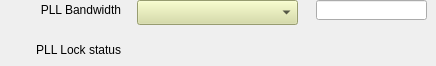
<?xml version="1.0" encoding="UTF-8"?>
<ui version="4.0">
 <class>Form</class>
 <widget class="QWidget" name="Form">
  <property name="geometry">
   <rect>
    <x>0</x>
    <y>0</y>
    <width>436</width>
    <height>66</height>
   </rect>
  </property>
  <property name="windowTitle">
   <string>Form</string>
  </property>
  <widget class="caMenu" name="camenu_3">
   <property name="geometry">
    <rect>
     <x>137</x>
     <y>0</y>
     <width>161</width>
     <height>25</height>
    </rect>
   </property>
   <property name="styleSheet">
    <string notr="true">background-color: rgb(212, 219, 157);</string>
   </property>
   <property name="channel" stdset="0">
    <string notr="true">$(SYS)-$(DEVICE):EvtClk-PLL-Bandwidth-Sel</string>
   </property>
  </widget>
  <widget class="caLineEdit" name="calineedit_13">
   <property name="geometry">
    <rect>
     <x>316</x>
     <y>0</y>
     <width>111</width>
     <height>20</height>
    </rect>
   </property>
   <property name="alignment">
    <set>Qt::AlignCenter</set>
   </property>
   <property name="channel" stdset="0">
    <string notr="true">$(SYS)-$(DEVICE):EvtClk-PLL-Bandwidth-RB</string>
   </property>
  </widget>
  <widget class="QLabel" name="label_6">
   <property name="geometry">
    <rect>
     <x>0</x>
     <y>0</y>
     <width>121</width>
     <height>20</height>
    </rect>
   </property>
   <property name="text">
    <string>PLL Bandwidth</string>
   </property>
   <property name="alignment">
    <set>Qt::AlignRight|Qt::AlignTrailing|Qt::AlignVCenter</set>
   </property>
  </widget>
  <widget class="QLabel" name="label_7">
   <property name="geometry">
    <rect>
     <x>0</x>
     <y>40</y>
     <width>121</width>
     <height>20</height>
    </rect>
   </property>
   <property name="text">
    <string>PLL Lock status</string>
   </property>
   <property name="alignment">
    <set>Qt::AlignRight|Qt::AlignTrailing|Qt::AlignVCenter</set>
   </property>
  </widget>
  <widget class="caLed" name="caled">
   <property name="geometry">
    <rect>
     <x>140</x>
     <y>40</y>
     <width>20</width>
     <height>20</height>
    </rect>
   </property>
   <property name="channel" stdset="0">
    <string notr="true">$(SYS)-$(DEVICE):EvtClk-PLL-Sts</string>
   </property>
   <property name="falseColor">
    <color>
     <red>200</red>
     <green>200</green>
     <blue>200</blue>
    </color>
   </property>
   <property name="trueColor">
    <color>
     <red>0</red>
     <green>205</green>
     <blue>0</blue>
    </color>
   </property>
   <property name="undefinedColor">
    <color>
     <red>255</red>
     <green>255</green>
     <blue>255</blue>
    </color>
   </property>
  </widget>
 </widget>
 <customwidgets>
  <customwidget>
   <class>caMenu</class>
   <extends>QComboBox</extends>
   <header>caMenu</header>
  </customwidget>
  <customwidget>
   <class>caLed</class>
   <extends>QWidget</extends>
   <header>caLed</header>
  </customwidget>
  <customwidget>
   <class>caLineEdit</class>
   <extends>QLineEdit</extends>
   <header>caLineEdit</header>
  </customwidget>
 </customwidgets>
 <resources/>
 <connections/>
</ui>
